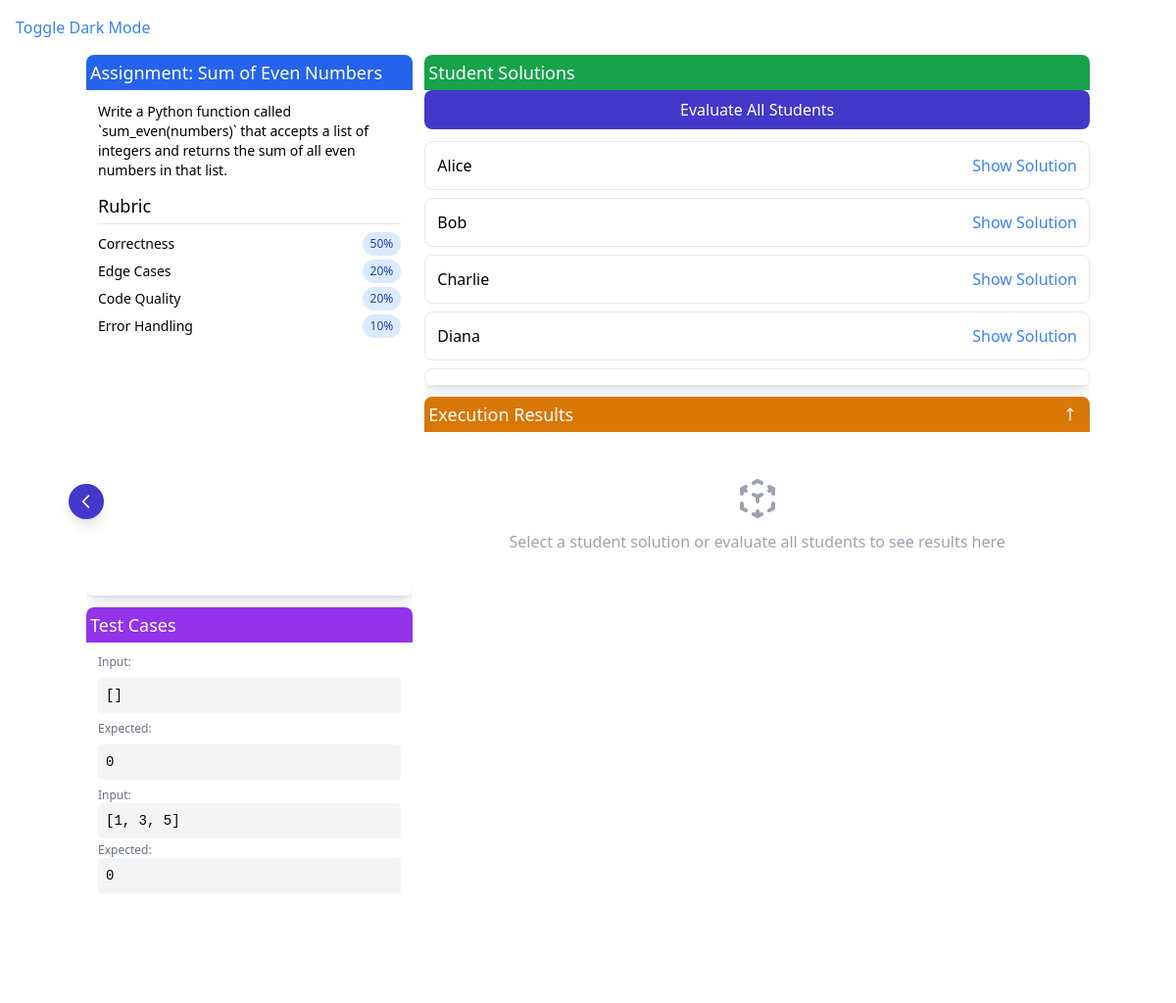
The app's page /grading_dashboard with its own data.
### app.py (models this page shows, shortened)
class Student(db.Model):
    id = db.Column(db.Integer, primary_key=True)
    name = db.Column(db.String(100), nullable=False)
    solution = db.Column(db.Text, nullable=True)
    correct = db.Column(db.Boolean, nullable=False)
    annotation = db.Column(db.Text, nullable=True)

### app.py (the view)
@app.route("/grading_dashboard")
def grading_dashboard():
    students = Student.query.all()
    for student in students:
        student.escaped_solution = json.dumps(student.solution)
    return render_template("grading_dashboard.html", assignment=assignment, test_cases=test_cases, students=students)

### templates/grading_dashboard.html (shortened to what this page needs)
{% extends "base.html" %}
{% block content %}
<div class="container mx-auto p-2">
  <div class="grid grid-cols-1 md:grid-cols-3 gap-3" id="main-grid">
    <div id="left-sidebar" class="space-y-3">
      <div class="bg-white dark:bg-gray-800 rounded-lg shadow-lg transform hover:scale-102 transition-all duration-300 overflow-hidden">
        <div class="bg-blue-600 text-white p-1">
          <h2 class="text-lg font-medium">Assignment: {{ assignment.title }}</h2>
        </div>
        <div class="p-3">
          <p class="mb-3 text-sm">{{ assignment.description }}</p>
          <h3 class="text-lg font-medium mb-2 border-b pb-1">Rubric</h3>
          <ul class="space-y-1 text-sm">
            {% for criterion, weight in assignment.rubric.items() %}
            <li class="flex justify-between items-center">
              <span>{{ criterion }}</span>
              <span class="bg-blue-100 dark:bg-blue-900 text-blue-800 dark:text-blue-200 px-2 py-1 rounded-full text-xs font-medium">{{ weight }}%</span>
            </li>
            {% endfor %}
          </ul>
        </div>
      </div>
      <div class="bg-white dark:bg-gray-800 rounded-lg shadow-lg transform hover:scale-102 transition-all duration-300 overflow-hidden">
        <div class="bg-purple-600 text-white p-1">
          <h2 class="text-lg font-medium">Test Cases</h2>
        </div>
        <div class="p-3 max-h-64 overflow-y-auto">
          <ul class="space-y-2 test-cases-content>
            {% for test_case in test_cases %}
            <li class="border-b pb-2 last:border-b-0">
              <div class="text-xs font-medium text-gray-500 dark:text-gray-400">Input:</div>
              <div class="bg-gray-100 dark:bg-gray-700 p-2 rounded mb-1 font-mono text-sm">{{ test_case.input }}</div>
              <div class="text-xs font-medium text-gray-500 dark:text-gray-400">Expected:</div>
              <div class="bg-gray-100 dark:bg-gray-700 p-2 rounded font-mono text-sm">{{ test_case.expected }}</div>
            </li>
            {% endfor %}
          </ul>
        </div>
      </div>
    </div>
    <button id="toggle-sidebar" class="absolute top-1/2 transform -translate-y-1/2 -translate-x-1/2 bg-indigo-700 hover:bg-indigo-800 text-white rounded-full p-2 shadow-lg z-10 transition-all duration-300">
      <svg xmlns="http://www.w3.org/2000/svg" class="h-5 w-5 chevron-icon transition-transform duration-300" fill="none" viewBox="0 0 24 24" stroke="currentColor">
        <path stroke-linecap="round" stroke-linejoin="round" stroke-width="2" d="M15 19l-7-7 7-7" />
      </svg>
    </button>
    <div class="md:col-span-2 space-y-3">
      <div class="bg-white dark:bg-gray-800 rounded-lg shadow-lg flex flex-col overflow-hidden" id="students-container">
        <div class="bg-green-600 text-white p-1">
          <h2 class="text-lg font-medium">Student Solutions</h2>
        </div>
        <button class="mb-3 bg-indigo-700 hover:bg-indigo-800 text-white px-4 py-2 rounded-lg"
                onclick="evaluateAllStudents()">
          Evaluate All Students
        </button>
        <ul class="space-y-2">
          {% for student in students %}
          <li class="border rounded-lg p-3 hover:shadow-lg transition-all duration-300 bg-white dark:bg-gray-700" data-student="{{ student.name }}">
            <div class="flex justify-between items-center">
              <h4 class="font-medium flex items-center">
                <span class="mr-2">{{ student.name }}</span>
              </h4>
              <button class="text-blue-500 hover:text-blue-700 hover:underline focus:outline-none transition-colors duration-300"
                      onclick="toggleCode('student-{{ loop.index }}', this, '{{ student.name }}', '{{ loop.index }}')">
                Show Solution
              </button>
            </div>
          </li>
          {% endfor %}
        </ul>
      </div>
      <div class="bg-white dark:bg-gray-800 rounded-lg shadow-lg overflow-hidden" id="results-section">
        <div class="bg-amber-600 text-white p-1 flex justify-between items-center">
          <h2 class="text-lg font-medium">Execution Results</h2>
          <div class="flex items-center">
            <button id="resize-handle" class="text-white hover:bg-amber-700 px-2 py-1 rounded">
              <svg xmlns="http://www.w3.org/2000/svg" class="h-4 w-4" fill="none" viewBox="0 0 24 24" stroke="currentColor">
                <path stroke-linecap="round" stroke-linejoin="round" stroke-width="2" d="M8 7l4-4m0 0l4 4m-4-4v18" />
              </svg>
            </button>
          </div>
        </div>
        <div id="results-container" class="p-3 overflow-y-auto" style="min-height: 150px; max-height: 400px;">
          <div id="results-output" class="mt-2">
            <div class="flex items-center justify-center h-32 text-gray-400">
              <div class="text-center">
                <p>Select a student solution or evaluate all students to see results here</p>
              </div>
            </div>
          </div>
        </div>
      </div>
    </div>
  </div>
</div>
{% endblock %}

### templates/base.html (shortened to what this page needs)
<!DOCTYPE html>
<html lang="en" class="transition-colors duration-300">
<head>
    <script src="https://cdn.tailwindcss.com"></script>
    </head>
<body class="bg-white dark:bg-gray-900 text-black dark:text-white">
    <header class="p-4">
      <button id="darkModeToggle" class="text-blue-500 hover:underline">Toggle Dark Mode</button>
    </header>
    <main>
      {% block content %}{% endblock %}
    </main>
</body>
</html>

### templates/grading_dashboard.html (style rules this page uses)
.transition-all { transition-property: all; transition-timing-function: cubic-bezier(0.4, 0, 0.2, 1); }
#resize-handle { cursor: ns-resize; }
.transition-all { transition: all 0.3s ease-in-out; }
body, html { margin: 0; padding: 0; height: 100vh; overflow: hidden; }
.container { height: 100vh; max-height: 100vh; overflow: hidden; padding: 0 !important; }
#main-grid { height: 100vh; overflow: hidden; }
#results-output, #students-container ul, #left-sidebar > div { overflow-y: auto; }
#left-sidebar { display: flex; flex-direction: column; height: 100vh; overflow-y: hidden; }
#left-sidebar > div:first-child { flex-grow: 3; overflow-y: auto; }
#left-sidebar > div:last-child { flex-grow: 2; overflow-y: auto; }
#left-sidebar { transition: width 0.3s ease, opacity 0.3s ease, max-width 0.3s ease; }
#toggle-sidebar { transition: left 0.3s ease, transform 0.3s ease; }
.md\:col-span-2 { display: flex; flex-direction: column; height: 100vh; overflow-y: hidden; }
#students-container { flex: 1; max-height: 35vh; overflow-y: auto; }
#results-section { flex: 2; }
#results-container { max-height: none !important; height: calc(100% - 36px); min-height: auto !important; }
.chevron-icon { transition: transform 0.3s ease; }
#main-grid { transition: grid-template-columns 0.3s ease; }

### records on screen
Student: name "Alice"
Student: name "Bob"
Student: name "Charlie"
Student: name "Diana"

### other values on screen
{{ assignment.title }} "Sum of Even Numbers"
{{ assignment.description }} "Write a Python function called `sum_even(numbers)` that accepts a list of integers and returns the sum of all even numbers in that list."
{{ criterion }} "Correctness" "Edge Cases" "Code Quality" "Error Handling"
{{ weight }} "50" "20" "20" "10"
{{ test_case.input }} "[]" "[1, 3, 5]"
{{ test_case.expected }} "0" "0"
